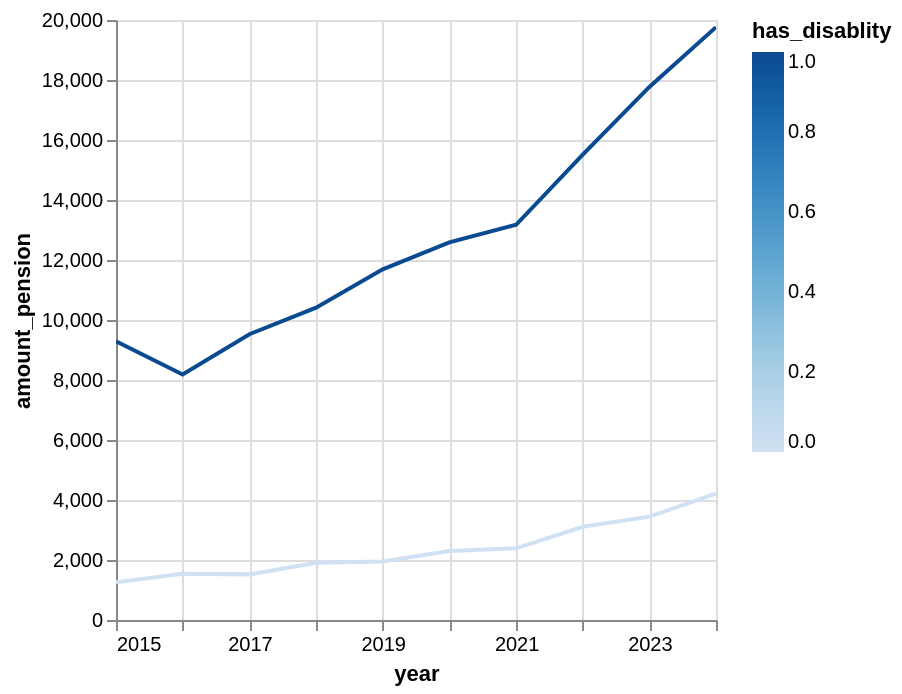

Notebook code cell kept with this figure:
### Code cell
visualize('amount_pension')

### Figure 1 — Vega-Lite specification as saved in the notebook (floating-point values rounded to 4 significant figures)
{"config": {"view": {"continuousWidth": 300, "continuousHeight": 300}}, "data": {"name": "data-388bfcc509dc0dc23f9ff3bba7a43085"}, "mark": {"type": "line", "tooltip": true}, "encoding": {"color": {"field": "has_disablity", "type": "quantitative"}, "x": {"field": "year", "type": "temporal"}, "y": {"field": "amount_pension", "type": "quantitative"}}, "params": [{"name": "param_1e9efca18e7a2868", "select": {"type": "interval", "encodings": ["x", "y"]}, "bind": "scales"}], "$schema": "https://vega.github.io/schema/vega-lite/v6.1.0.json", "datasets": {"data-388bfcc509dc0dc23f9ff3bba7a43085": [{"year": "2016-01-01T00:00:00", "has_disablity": 0, "amount_pension": 1540.0}, {"year": "2018-01-01T00:00:00", "has_disablity": 1, "amount_pension": 10410.0}, {"year": "2023-01-01T00:00:00", "has_disablity": 1, "amount_pension": 17770.0}, {"year": "2024-01-01T00:00:00", "has_disablity": 0, "amount_pension": 4212.0}, {"year": "2020-01-01T00:00:00", "has_disablity": 1, "amount_pension": 12590.0}, {"year": "2021-01-01T00:00:00", "has_disablity": 1, "amount_pension": 13170.0}, {"year": "2015-01-01T00:00:00", "has_disablity": 1, "amount_pension": 9294.0}, {"year": "2015-01-01T00:00:00", "has_disablity": 0, "amount_pension": 1257.0}, {"year": "2019-01-01T00:00:00", "has_disablity": 0, "amount_pension": 1951.0}, {"year": "2017-01-01T00:00:00", "has_disablity": 0, "amount_pension": 1521.0}, {"year": "2021-01-01T00:00:00", "has_disablity": 0, "amount_pension": 2389.0}, {"year": "2016-01-01T00:00:00", "has_disablity": 1, "amount_pension": 8184.0}, {"year": "2020-01-01T00:00:00", "has_disablity": 0, "amount_pension": 2299.0}, {"year": "2022-01-01T00:00:00", "has_disablity": 0, "amount_pension": 3108.0}, {"year": "2023-01-01T00:00:00", "has_disablity": 0, "amount_pension": 3447.0}, {"year": "2019-01-01T00:00:00", "has_disablity": 1, "amount_pension": 11690.0}, {"year": "2018-01-01T00:00:00", "has_disablity": 0, "amount_pension": 1911.0}, {"year": "2022-01-01T00:00:00", "has_disablity": 1, "amount_pension": 15520.0}, {"year": "2024-01-01T00:00:00", "has_disablity": 1, "amount_pension": 19760.0}, {"year": "2017-01-01T00:00:00", "has_disablity": 1, "amount_pension": 9526.0}]}}
